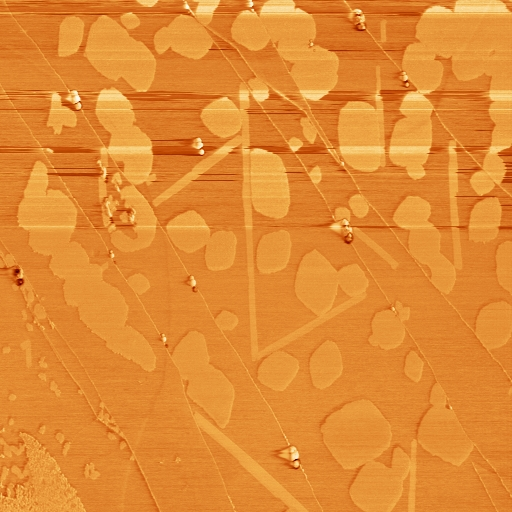
#> input picture gui/1_phase.jpg, 512 x 512 px, found by its file name
$ python nlm.py
#> lines starting #> are read from the running program, lines starting #| are printed output that depends on the picture; after the words box and inside, x2 and y2 are one past the last pixel; in counts of white or black regions, pixels touching at a corner belong together
import numpy as np
import cv2 as cv
from matplotlib import pyplot as plt
from PIL import Image
from sklearn.cluster import KMeans

# Non Local Means
img = cv.imread(r"gui\1_phase.jpg")
#> img is the input picture: shape (512, 512, 3); mean B, G, R 51.3, 138.7, 225.7
d = cv.fastNlMeansDenoisingColored(img, None, 5, 5, 3, 10)

im = Image.open(r"gui\1_phase.jpg")
im_array = np.array(im)
im_array = cv.fastNlMeansDenoisingColored(im_array, None, 5, 5, 3, 10)
dst = im_array.copy()  #
# pix=im.load()
w, h = im.size
#> w = 512; h = 512
pix_val = list((Image.fromarray(im_array)).getdata())
#> pix_val = 262144 items
channels = 3
pix_val = np.array(pix_val).reshape((w, h, channels))
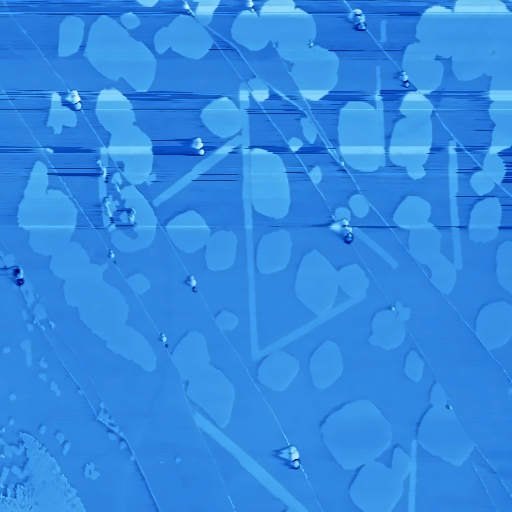
#> pix_val: shape (512, 512, 3) int64; mean of channels 0, 1, 2 225.4, 138.4, 50.8; drawn as B, G, R
print(pix_val)
#> (printed output is left out)
print(im.size)
#| (512, 512)

# using k means clustering

clt = KMeans(n_clusters=5)  # clusteirng object
clt.fit(dst.reshape(-1, 3))
print(clt.labels_)
print(clt.cluster_centers_)

for i, center in enumerate(clt.cluster_centers_):
    print(f"Cluster {i+1}: RGB = {center}")


def palette(clusters):
    width = 300
    palette = np.zeros((50, width, 3), np.uint8)
    steps = width / clusters.cluster_centers_.shape[0]
    for idx, centers in enumerate(clusters.cluster_centers_):
        palette[:, int(idx * steps) : (int((idx + 1) * steps)), :] = centers
    return palette


clt1 = clt.fit(dst.reshape(-1, 3))
# plt.subplot(221), plt.imshow(dst)
plt.subplot(121), plt.imshow(palette(clt1))

for y in range(0, h):
    for x in range(0, w):
        pixel_array = pix_val[x, y]
        r = pixel_array[0]
        g = pixel_array[1]
        b = pixel_array[2]
        if ((175 <= r <= 185) or (80 <= g <= 90) or (10 <= b <= 20)) or (
            (145 <= r <= 155) or (55 <= g <= 65) or (0 <= b <= 10)
        ):
            pix_val[x, y] = [222, 131, 45]
        if (249 <= r <= 257) or (197 <= g <= 203) or (104 <= b <= 107):
            pix_val[x, y] = [235, 168, 75]
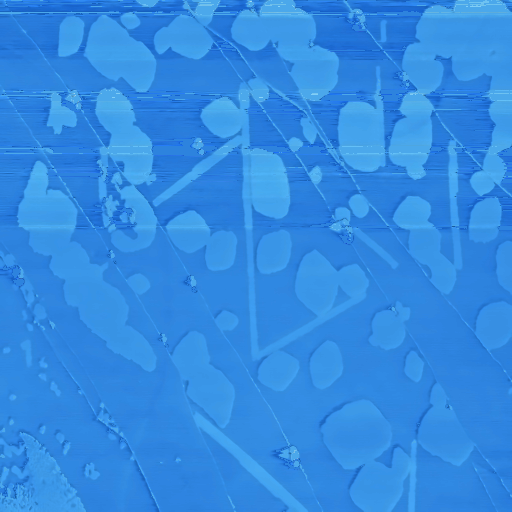
#> pix_val: shape (512, 512, 3) int64; 5.41% of pixels changed, all inside (x1, y1, x2, y2) = (0, 0, 512, 512); drawn as B, G, R
new_image = Image.fromarray(pix_val.astype("uint8"), "RGB")
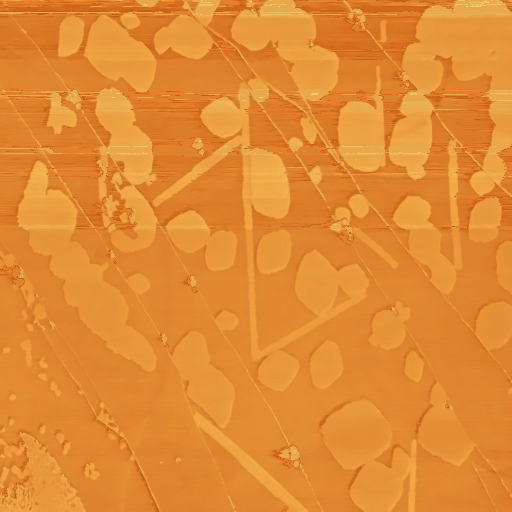
#> new_image: PIL image 512x512 RGB; mean R, G, B 226, 139, 50.9

# plt.subplot(223), plt.imshow(dst)
plt.subplot(122), plt.imshow(new_image)
plt.show()
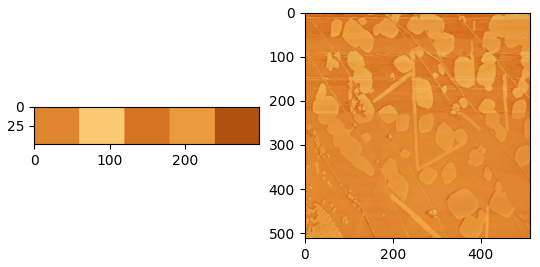
#> figure drawn by matplotlib, 2 panels
# 231,147,56


# plt.subplot(121),plt.imshow(img)
# plt.subplot(122),plt.imshow(dst)
# plt.show()

## getting rgb value of all the pixels to know the range

""" image=Image.fromarray(img)
img_temp= img.copy()

print(img.shape)
print(img)

print(img.reshape(-1,3).shape)
print(img.reshape(-1,3))

unique, counts= np.unique(img.reshape(-1,3), axis=0, return_counts= True)
print("unique=", unique)
print("counts=", counts)

img_temp[:, :, 0], img_temp[:,:, 1], img_temp[:, :, 2]= unique[np.argmax(counts)]

plt.subplot(121), plt.imshow(img)
plt.subplot(122),plt.imshow(img_temp)
plt.show() """


old_color = [46.60958713, 133.49285768, 223.93499179]
new_color = [55.55619913, 146.47444827, 229.82860425]

"""
h,w,channel= np.shape(d)
mask= np.zeros((h,w))
mask=[[1 if np.all(channel==[old_color]) else 0 for channels in row] for row in d]

mask=np.array(mask)
x,y =np.where(mask>0)
d[x,y, :]=new_color

#d[np.all( d== (1.0814951, 60.71507353 ,165.57965686), axis=None)]== (34.32200373 ,115.4999783 , 212.61422928)

plt.subplot(121), plt.imshow(dst)
plt.subplot(122),plt.imshow(d)
plt.show()"""
